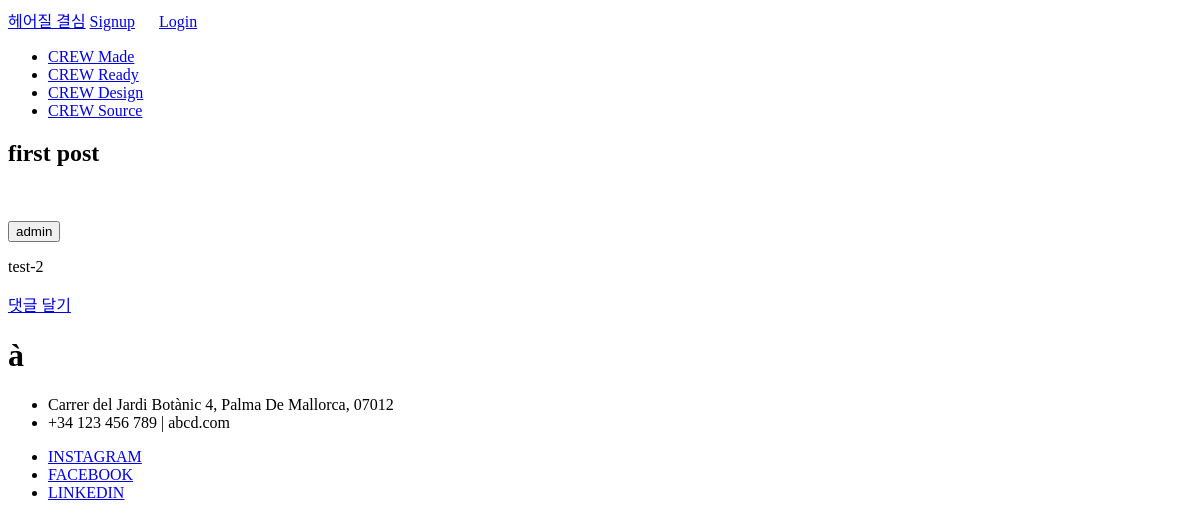
The page /list/ on the database as committed earlier.
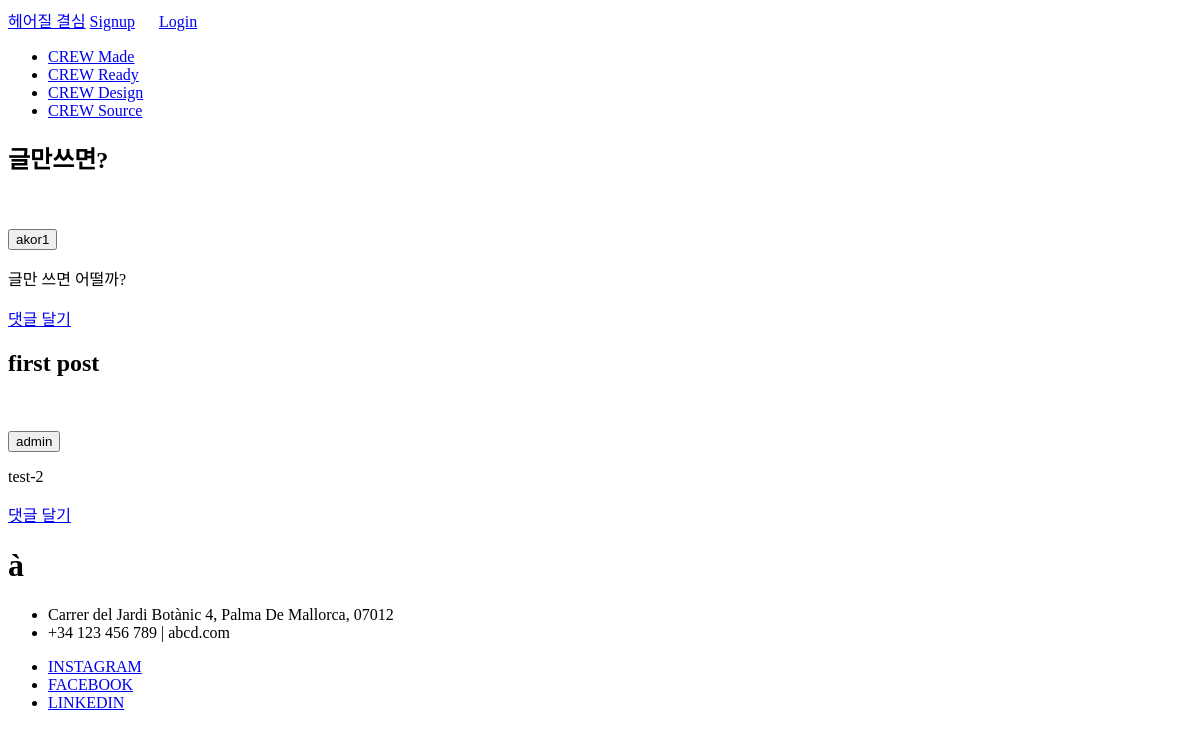
The same page on the database as committed later.
### posts/models.py (models this page shows, shortened)
class Post(models.Model):
    author = models.ForeignKey(
        User, on_delete=models.CASCADE, related_name="user_posts"
    )
    title = models.CharField(max_length=50, unique=True)
    photo = models.ImageField(
        upload_to="photos/%Y/%m/%d", default="photos/no_image.png"
    )
    text = models.TextField()
    created = models.DateTimeField(auto_now_add=True)
    updated = models.DateTimeField(auto_now=True)
    class Meta:
        ordering = ["-updated"]

### posts/views.py (the view)
# urls.py: path("list/", post_list, name="post_list"),
def post_list(request):
    posts = Post.objects.all()
    return render(request, "posts/list.html", {"posts": posts})

### posts/templates/posts/list.html (shortened to what this page needs)
{% extends 'base.html' %}
{% load static %}
{% block content %}
  <section class="list">
    {% for post in posts %}
    <div>
      <div>
        <h1>{{ post.title }}</h1>
        <p>
        </p>
        <button type="button">{{ post.author.username }}</button>
        <p>{{ post.text|linebreaksbr }}</p>
        <p>
          <a href="{% url 'post:post_detail' pk=post.id %}">댓글 달기</a>
        </p>
      </div>
    </div>
    {% endfor %}
  </section>
{% endblock %}

### posts/templates/base.html (shortened to what this page needs)
{% load static %}
{% load sass_tags %}
<!DOCTYPE html>
<html lang="ko">
  <head>
    <link rel="stylesheet" href="{% sass_src 'posts/css/main1.scss' %}" />
  </head>
  <body>
    <div class="wrap">
      <header>
        <div class="inner">
          <a href="#" class="logo">헤어질 결심</a>
          {% if user.is_authenticated %}
          <a href="{% url 'logout' %}" class="contact">Logout</a>
          {% else %}
          <a href="{% url 'register' %}" class="contact">Signup</a>
          <span class="contact" style="padding: 10px"> </span>
          <a href="{% url 'login' %}" class="contact">Login</a>
          {% endif %}
        </div>
        <nav class="gnb">
          <ul>
            <li>
              <a href="#">CREW <span>Made</span></a>
            </li>
            <li>
              <a href="#">CREW <span>Ready</span></a>
            </li>
            <li>
              <a href="#">CREW <span>Design</span></a>
            </li>
            <li>
              <a href="#">CREW <span>Source</span></a>
            </li>
          </ul>
        </nav>
      </header>
      {% block content %} {% endblock %}
      <footer>
        <div class="inner">
          <h1 class="footerLogo">à</h1>
          <ul class="contact">
            <li>Carrer del Jardi Botànic 4, Palma De Mallorca, 07012</li>
            <li>+34 123 456 789 | abcd.com</li>
          </ul>
          <ul class="sns">
            <li><a href="#">INSTAGRAM</a></li>
            <li><a href="#">FACEBOOK</a></li>
            <li><a href="#">LINKEDIN</a></li>
          </ul>
        </div>
      </footer>
    </div>
  </body>
</html>

Rows that differ between the two databases and show on the page:
added Post: title "글만쓰면?", author.username "akor1", text "글만 쓰면 어떨까?"
